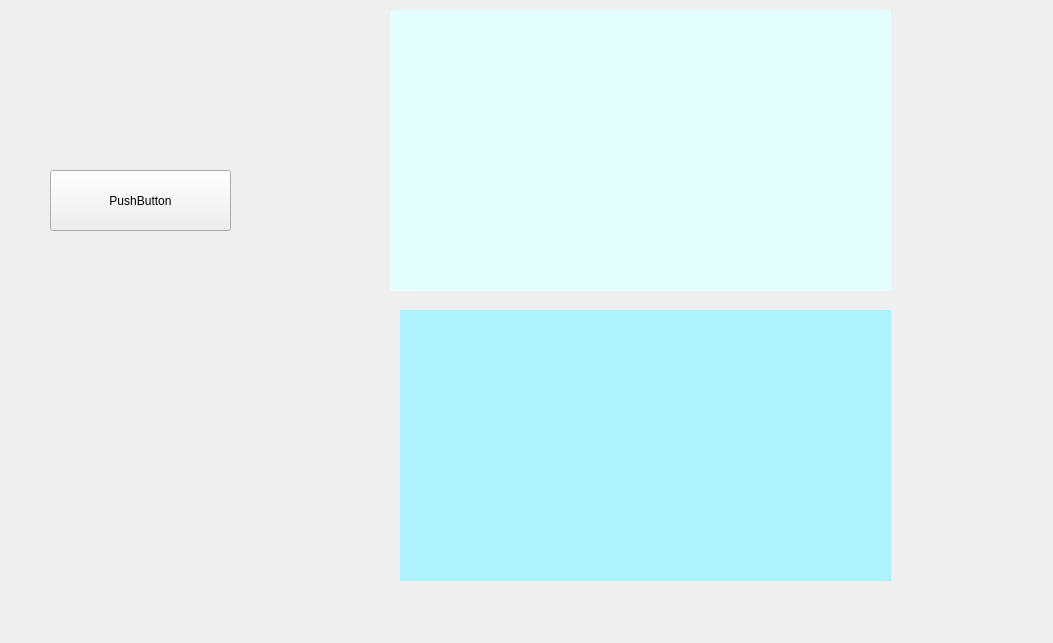
<?xml version="1.0" encoding="UTF-8"?>
<ui version="4.0">
 <class>Formmm</class>
 <widget class="QWidget" name="Formmm">
  <property name="geometry">
   <rect>
    <x>0</x>
    <y>0</y>
    <width>1053</width>
    <height>643</height>
   </rect>
  </property>
  <property name="windowTitle">
   <string>Form</string>
  </property>
  <widget class="MatplotlibWidget" name="widget1" native="true">
   <property name="geometry">
    <rect>
     <x>390</x>
     <y>10</y>
     <width>501</width>
     <height>281</height>
    </rect>
   </property>
   <property name="styleSheet">
    <string notr="true">background-color: rgb(229, 255, 254);</string>
   </property>
  </widget>
  <widget class="MatplotlibWidget" name="widget_2" native="true">
   <property name="geometry">
    <rect>
     <x>400</x>
     <y>310</y>
     <width>491</width>
     <height>271</height>
    </rect>
   </property>
   <property name="styleSheet">
    <string notr="true">background-color: rgb(172, 242, 255);</string>
   </property>
  </widget>
  <widget class="QPushButton" name="pushButton23">
   <property name="geometry">
    <rect>
     <x>50</x>
     <y>170</y>
     <width>181</width>
     <height>61</height>
    </rect>
   </property>
   <property name="text">
    <string>PushButton</string>
   </property>
  </widget>
 </widget>
 <customwidgets>
  <customwidget>
   <class>MatplotlibWidget</class>
   <extends>QWidget</extends>
   <header>matplotlibwidget</header>
   <container>1</container>
  </customwidget>
 </customwidgets>
 <resources/>
 <connections/>
</ui>
